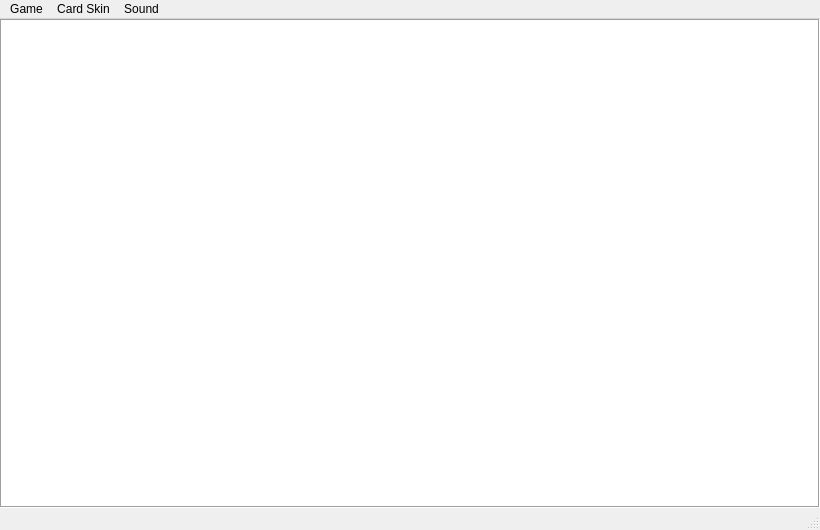
<?xml version="1.0" encoding="UTF-8"?>
<ui version="4.0">
 <class>BJWindow</class>
 <widget class="QMainWindow" name="BJWindow">
  <property name="geometry">
   <rect>
    <x>0</x>
    <y>0</y>
    <width>820</width>
    <height>530</height>
   </rect>
  </property>
  <property name="minimumSize">
   <size>
    <width>820</width>
    <height>530</height>
   </size>
  </property>
  <property name="windowTitle">
   <string>qBlackJack</string>
  </property>
  <widget class="QWidget" name="root">
   <layout class="QVBoxLayout" name="verticalLayout">
    <property name="spacing">
     <number>0</number>
    </property>
    <property name="leftMargin">
     <number>0</number>
    </property>
    <property name="topMargin">
     <number>0</number>
    </property>
    <property name="rightMargin">
     <number>0</number>
    </property>
    <property name="bottomMargin">
     <number>0</number>
    </property>
    <item>
     <widget class="GameSceneView" name="gameView">
      <property name="font">
       <font>
        <pointsize>12</pointsize>
       </font>
      </property>
      <property name="frameShape">
       <enum>QFrame::Box</enum>
      </property>
      <property name="frameShadow">
       <enum>QFrame::Sunken</enum>
      </property>
      <property name="verticalScrollBarPolicy">
       <enum>Qt::ScrollBarAlwaysOff</enum>
      </property>
      <property name="horizontalScrollBarPolicy">
       <enum>Qt::ScrollBarAlwaysOff</enum>
      </property>
      <property name="sizeAdjustPolicy">
       <enum>QAbstractScrollArea::AdjustToContents</enum>
      </property>
      <property name="alignment">
       <set>Qt::AlignHCenter|Qt::AlignTop</set>
      </property>
      <property name="renderHints">
       <set>QPainter::Antialiasing|QPainter::LosslessImageRendering|QPainter::SmoothPixmapTransform|QPainter::TextAntialiasing</set>
      </property>
      <property name="transformationAnchor">
       <enum>QGraphicsView::AnchorViewCenter</enum>
      </property>
      <property name="resizeAnchor">
       <enum>QGraphicsView::AnchorViewCenter</enum>
      </property>
      <property name="viewportUpdateMode">
       <enum>QGraphicsView::FullViewportUpdate</enum>
      </property>
     </widget>
    </item>
   </layout>
  </widget>
  <widget class="QMenuBar" name="menubar">
   <property name="geometry">
    <rect>
     <x>0</x>
     <y>0</y>
     <width>820</width>
     <height>21</height>
    </rect>
   </property>
   <widget class="QMenu" name="menuSettings">
    <property name="title">
     <string>Card Skin</string>
    </property>
    <addaction name="loadCardSkinAction"/>
    <addaction name="resetCardSkinAction"/>
   </widget>
   <widget class="QMenu" name="menuGame">
    <property name="title">
     <string>Game</string>
    </property>
    <addaction name="resetGameAction"/>
   </widget>
   <widget class="QMenu" name="menuSound">
    <property name="title">
     <string>Sound</string>
    </property>
    <addaction name="toggleMusicAction"/>
    <addaction name="toggleSoundEffectsAction"/>
   </widget>
   <addaction name="menuGame"/>
   <addaction name="menuSettings"/>
   <addaction name="menuSound"/>
  </widget>
  <widget class="QStatusBar" name="statusbar"/>
  <action name="loadCardSkinAction">
   <property name="text">
    <string>Load from File</string>
   </property>
  </action>
  <action name="resetGameAction">
   <property name="text">
    <string>Reset Balance</string>
   </property>
  </action>
  <action name="resetCardSkinAction">
   <property name="text">
    <string>Reset to Default</string>
   </property>
  </action>
  <action name="toggleMusicAction">
   <property name="checkable">
    <bool>true</bool>
   </property>
   <property name="checked">
    <bool>true</bool>
   </property>
   <property name="text">
    <string>Music</string>
   </property>
  </action>
  <action name="toggleSoundEffectsAction">
   <property name="checkable">
    <bool>true</bool>
   </property>
   <property name="checked">
    <bool>true</bool>
   </property>
   <property name="text">
    <string>Sound Effects</string>
   </property>
  </action>
 </widget>
 <customwidgets>
  <customwidget>
   <class>GameSceneView</class>
   <extends>QGraphicsView</extends>
   <header>widgets/gamesceneview.h</header>
  </customwidget>
 </customwidgets>
 <resources/>
 <connections>
  <connection>
   <sender>loadCardSkinAction</sender>
   <signal>triggered()</signal>
   <receiver>BJWindow</receiver>
   <slot>doChangeCardSkin()</slot>
   <hints>
    <hint type="sourcelabel">
     <x>-1</x>
     <y>-1</y>
    </hint>
    <hint type="destinationlabel">
     <x>224</x>
     <y>274</y>
    </hint>
   </hints>
  </connection>
  <connection>
   <sender>resetCardSkinAction</sender>
   <signal>triggered()</signal>
   <receiver>BJWindow</receiver>
   <slot>doResetSkin()</slot>
   <hints>
    <hint type="sourcelabel">
     <x>-1</x>
     <y>-1</y>
    </hint>
    <hint type="destinationlabel">
     <x>224</x>
     <y>274</y>
    </hint>
   </hints>
  </connection>
  <connection>
   <sender>resetGameAction</sender>
   <signal>triggered()</signal>
   <receiver>BJWindow</receiver>
   <slot>doResetGame()</slot>
   <hints>
    <hint type="sourcelabel">
     <x>-1</x>
     <y>-1</y>
    </hint>
    <hint type="destinationlabel">
     <x>224</x>
     <y>274</y>
    </hint>
   </hints>
  </connection>
  <connection>
   <sender>toggleMusicAction</sender>
   <signal>triggered(bool)</signal>
   <receiver>BJWindow</receiver>
   <slot>doSetMusicEnabled(bool)</slot>
   <hints>
    <hint type="sourcelabel">
     <x>-1</x>
     <y>-1</y>
    </hint>
    <hint type="destinationlabel">
     <x>224</x>
     <y>274</y>
    </hint>
   </hints>
  </connection>
  <connection>
   <sender>toggleSoundEffectsAction</sender>
   <signal>triggered(bool)</signal>
   <receiver>BJWindow</receiver>
   <slot>doSetSoundEffectsEnabled(bool)</slot>
   <hints>
    <hint type="sourcelabel">
     <x>-1</x>
     <y>-1</y>
    </hint>
    <hint type="destinationlabel">
     <x>224</x>
     <y>274</y>
    </hint>
   </hints>
  </connection>
 </connections>
 <slots>
  <slot>doChangeCardSkin()</slot>
  <slot>doResetSkin()</slot>
  <slot>doResetGame()</slot>
  <slot>doSetSoundEffectsEnabled(bool)</slot>
  <slot>doSetMusicEnabled(bool)</slot>
 </slots>
</ui>
